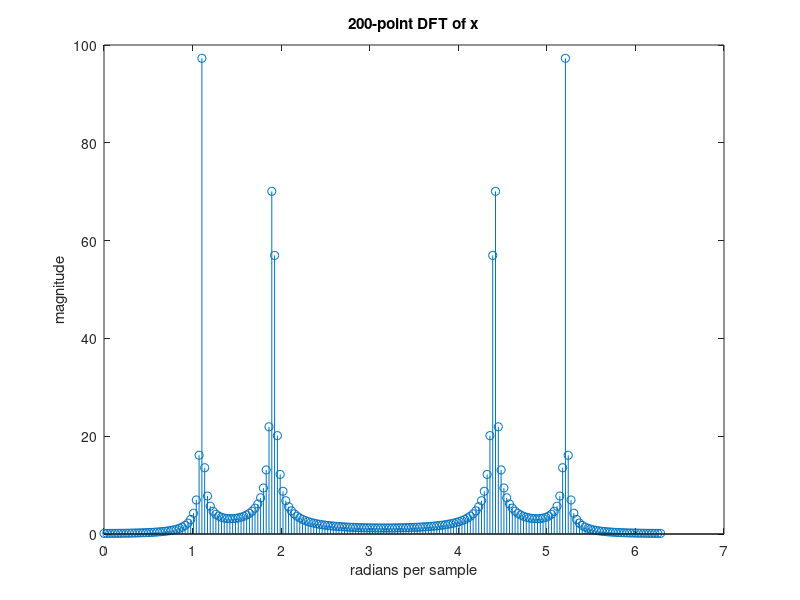
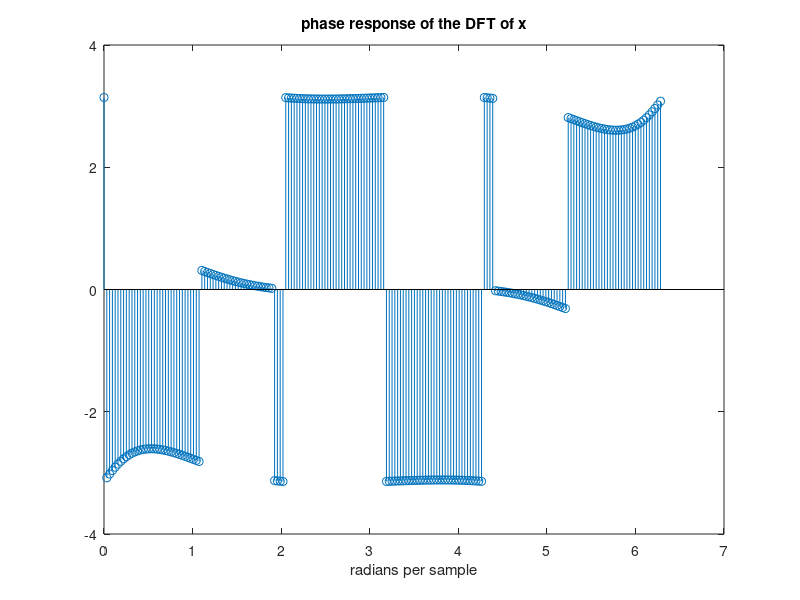
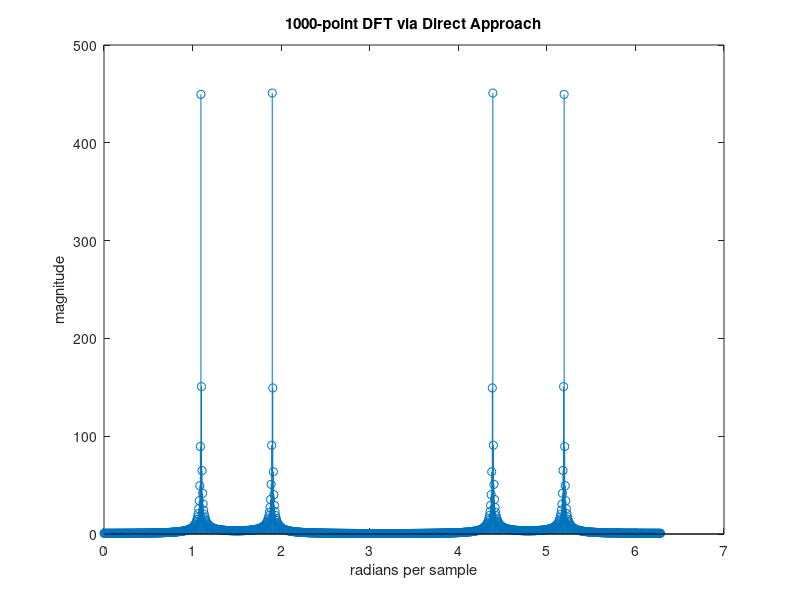
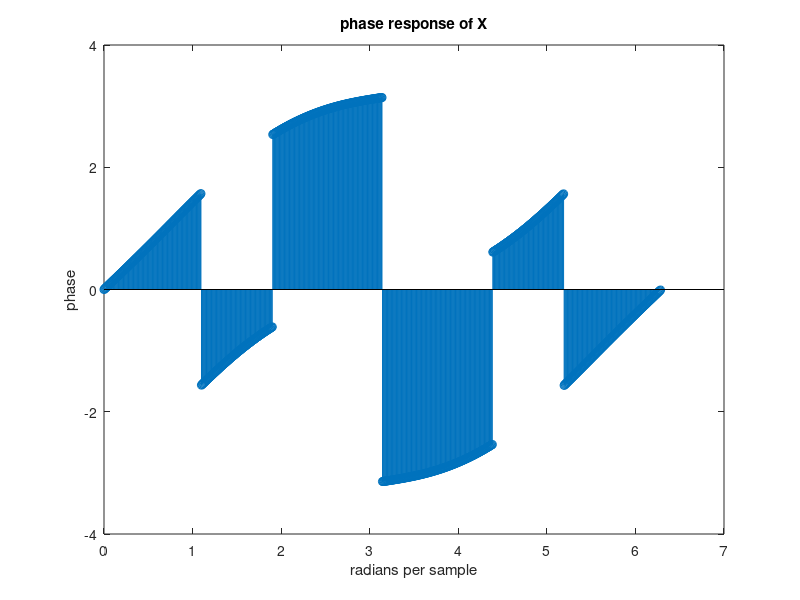

Write the MATLAB code that produced these figures, in order.
%% Computing the DFT of a Sinusoid Part 2
N = 200;
n = 0:N-1; 

x = cos((1394/4000)*pi*n + pi/4) + sin((2418/4000)*pi*n + pi/18);

fft_x = abs(fft(x,N)); 
deg = linspace(0,2*pi,N);  

phase = angle(fft(x,N)); 

figure 
stem(deg,fft_x)
title('200-point DFT of x')
xlabel('radians per sample') 
ylabel('magnitude')

figure
stem(deg,phase)
title('phase response of the DFT of x')
xlabel('radians per sample')

%% Direct Approach 
rootsOfUnity = [zeros(1000,1000)]; 

tic()
for a = 0:999 
    for b = 0:999
        rootsOfUnity(a+1,b+1) = exp(-1i*2*pi*(a*b)/1000); 
    end 
end   


n = 0:999; 
x = (cos((1394/4000)*pi*n + pi/4) + sin((2418/4000)*pi*n + pi/18))';

X = abs(rootsOfUnity*x);  
phase = angle(rootsOfUnity*x);
toc()  

deg = linspace(0,2*pi,1000);  

figure 
stem(deg,X) 
title('1000-point DFT via Direct Approach') 
xlabel('radians per sample') 
ylabel('magnitude') 

figure 
stem(deg,phase)
title('phase response of X')
xlabel('radians per sample')
ylabel('phase')









